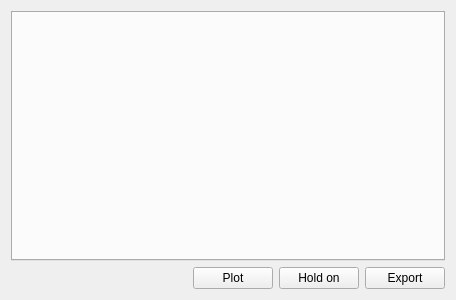
<?xml version="1.0" encoding="UTF-8"?>
<ui version="4.0">
 <class>plots</class>
 <widget class="QWidget" name="plots">
  <property name="geometry">
   <rect>
    <x>0</x>
    <y>0</y>
    <width>456</width>
    <height>300</height>
   </rect>
  </property>
  <property name="windowTitle">
   <string>Form</string>
  </property>
  <layout class="QGridLayout" name="gridLayout_2">
   <item row="0" column="0">
    <widget class="QTabWidget" name="tabWidget">
     <property name="tabShape">
      <enum>QTabWidget::Triangular</enum>
     </property>
     <property name="currentIndex">
      <number>-1</number>
     </property>
     <property name="tabsClosable">
      <bool>true</bool>
     </property>
    </widget>
   </item>
   <item row="1" column="0">
    <layout class="QGridLayout" name="gridLayout">
     <item row="0" column="2">
      <widget class="QPushButton" name="pushButton_2">
       <property name="text">
        <string>Hold on</string>
       </property>
      </widget>
     </item>
     <item row="0" column="1">
      <widget class="QPushButton" name="pushButton">
       <property name="text">
        <string>Plot</string>
       </property>
      </widget>
     </item>
     <item row="0" column="0">
      <spacer name="horizontalSpacer">
       <property name="orientation">
        <enum>Qt::Horizontal</enum>
       </property>
       <property name="sizeHint" stdset="0">
        <size>
         <width>40</width>
         <height>20</height>
        </size>
       </property>
      </spacer>
     </item>
     <item row="0" column="3">
      <widget class="QPushButton" name="pushButton_3">
       <property name="text">
        <string>Export</string>
       </property>
      </widget>
     </item>
    </layout>
   </item>
  </layout>
 </widget>
 <resources/>
 <connections/>
</ui>
